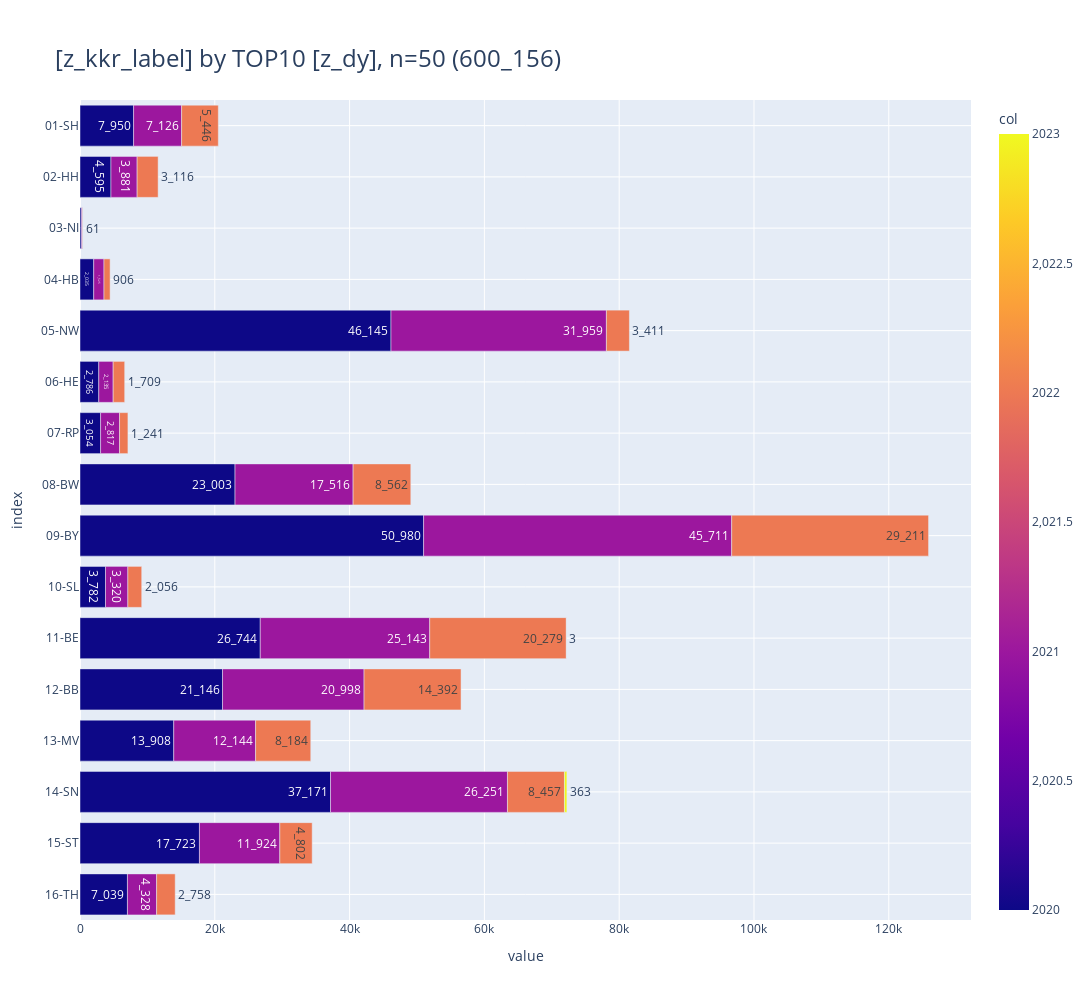

The notebook cell this image was saved under:
### Code cell
_df = df_facets[
    [
        "z_kkr_label",
        "z_dy",
        "cnt",
    ]
]#.astype({"z_dy": str})

_ = pls.plot_stacked_bars(
    _df,
    # swap=True,
    orientation="h",
    # show_total=True,
    # normalize=True,
    # relative=True,
    height=1000,
    top_n_color=10,
    # sort_values_index=True,
    # sort_values_color=True,
    # top_n_index=5,
    # precision=2,
    # show_other=True,
    # top_n_index=2,
    # renderer="png",
)
_

### Figure 1 — Plotly figure (JSON) as saved in the notebook; plotly's stock layout.template omitted (floating-point values rounded to 4 significant figures)
{"data": [{"hovertemplate": "value=%{x}<br>index=%{y}<br>cnt_str=%{text}<br>col=%{marker.color}<extra></extra>", "legendgroup": "", "marker": {"color": [2020, 2021, 2022, 2020, 2021, 2022, 2020, 2021, 2022, 2020, 2021, 2022, 2020, 2021, 2022, 2020, 2021, 2022, 2020, 2021, 2022, 2020, 2021, 2022, 2020, 2021, 2022, 2020, 2021, 2022, 2020, 2021, 2022, 2023, 2020, 2021, 2022, 2020, 2021, 2022, 2020, 2021, 2022, 2023, 2020, 2021, 2022, 2020, 2021, 2022], "coloraxis": "coloraxis", "pattern": {"shape": ""}}, "name": "", "orientation": "h", "showlegend": false, "text": ["7_950", "7_126", "5_446", "4_595", "3_881", "3_116", "211", "149", "61", "2_035", "1_525", "906", "46_145", "31_959", "3_411", "2_786", "2_135", "1_709", "3_054", "2_817", "1_241", "23_003", "17_516", "8_562", "50_980", "45_711", "29_211", "3_782", "3_320", "2_056", "26_744", "25_143", "20_279", "3", "21_146", "20_998", "14_392", "13_908", "12_144", "8_184", "37_171", "26_251", "8_457", "363", "17_723", "11_924", "4_802", "7_039", "4_328", "2_758"], "textposition": "auto", "type": "bar", "x": [7950, 7126, 5446, 4595, 3881, 3116, 211, 149, 61, 2035, 1525, 906, 46145, 31959, 3411, 2786, 2135, 1709, 3054, 2817, 1241, 23003, 17516, 8562, 50980, 45711, 29211, 3782, 3320, 2056, 26744, 25143, 20279, 3, 21146, 20998, 14392, 13908, 12144, 8184, 37171, 26251, 8457, 363, 17723, 11924, 4802, 7039, 4328, 2758], "xaxis": "x", "y": ["01-SH", "01-SH", "01-SH", "02-HH", "02-HH", "02-HH", "03-NI", "03-NI", "03-NI", "04-HB", "04-HB", "04-HB", "05-NW", "05-NW", "05-NW", "06-HE", "06-HE", "06-HE", "07-RP", "07-RP", "07-RP", "08-BW", "08-BW", "08-BW", "09-BY", "09-BY", "09-BY", "10-SL", "10-SL", "10-SL", "11-BE", "11-BE", "11-BE", "11-BE", "12-BB", "12-BB", "12-BB", "13-MV", "13-MV", "13-MV", "14-SN", "14-SN", "14-SN", "14-SN", "15-ST", "15-ST", "15-ST", "16-TH", "16-TH", "16-TH"], "yaxis": "y"}], "layout": {"barmode": "relative", "coloraxis": {"colorbar": {"title": {"text": "col"}}, "colorscale": [[0, "#0d0887"], [0.1111, "#46039f"], [0.2222, "#7201a8"], [0.3333, "#9c179e"], [0.4444, "#bd3786"], [0.5556, "#d8576b"], [0.6667, "#ed7953"], [0.7778, "#fb9f3a"], [0.8889, "#fdca26"], [1, "#f0f921"]]}, "height": 1000, "legend": {"title": {"text": "z_dy"}, "tracegroupgap": 0, "traceorder": "normal"}, "title": {"font": {"size": 24}, "text": "[z_kkr_label] by TOP10 [z_dy], n=50 (600_156)", "xanchor": "left", "y": 0.95, "yanchor": "top"}, "width": 1600, "xaxis": {"anchor": "y", "domain": [0, 1], "gridwidth": 1, "range": [0, 132200.0], "showgrid": true, "title": {"text": "value"}}, "yaxis": {"anchor": "x", "categoryarray": ["16-TH", "15-ST", "14-SN", "13-MV", "12-BB", "11-BE", "10-SL", "09-BY", "08-BW", "07-RP", "06-HE", "05-NW", "04-HB", "03-NI", "02-HH", "01-SH"], "categoryorder": "array", "domain": [0, 1], "gridwidth": 1, "showgrid": true, "title": {"text": "index"}}}}
